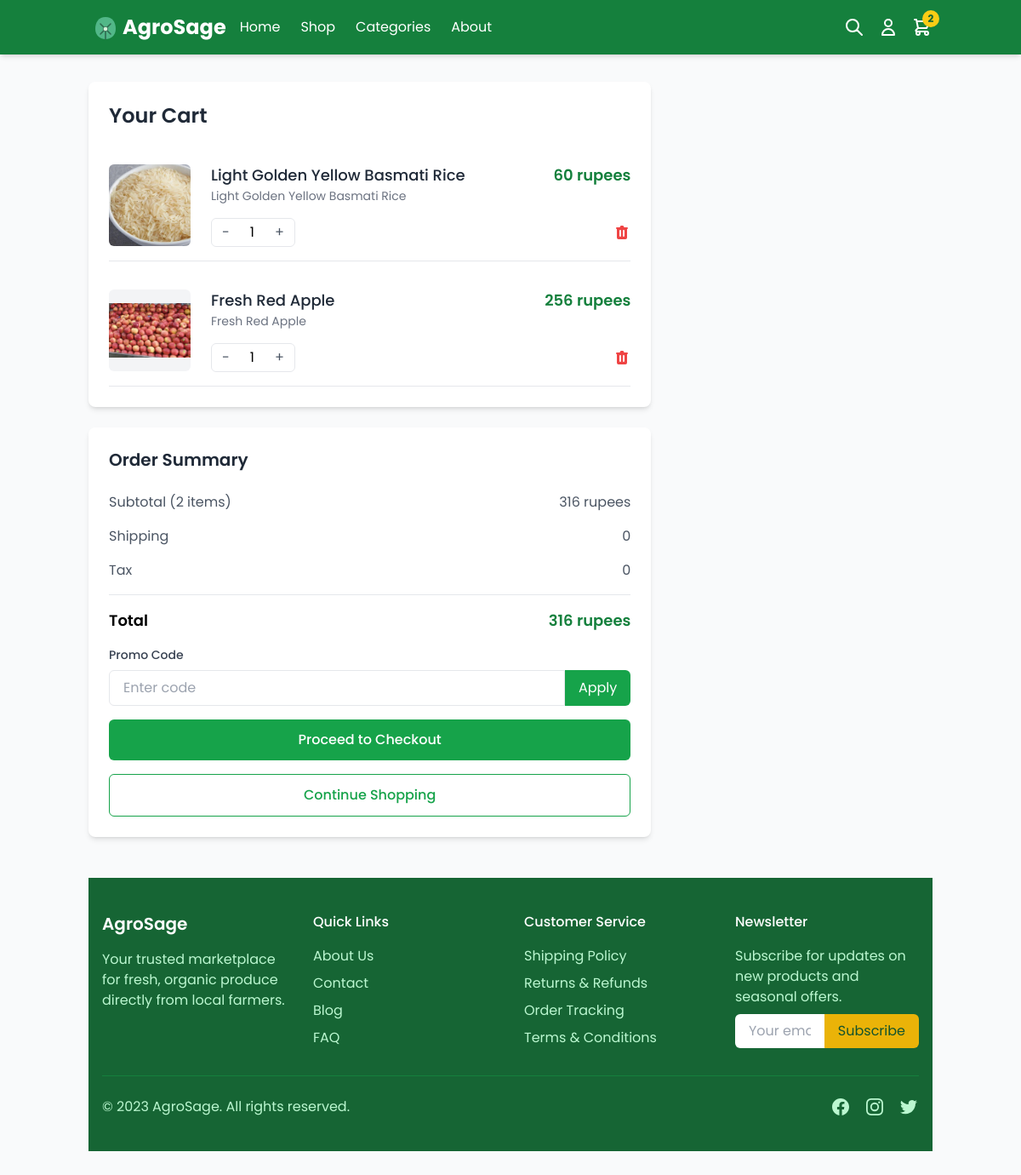
The page /cart/ (signed in) on the database as committed earlier.
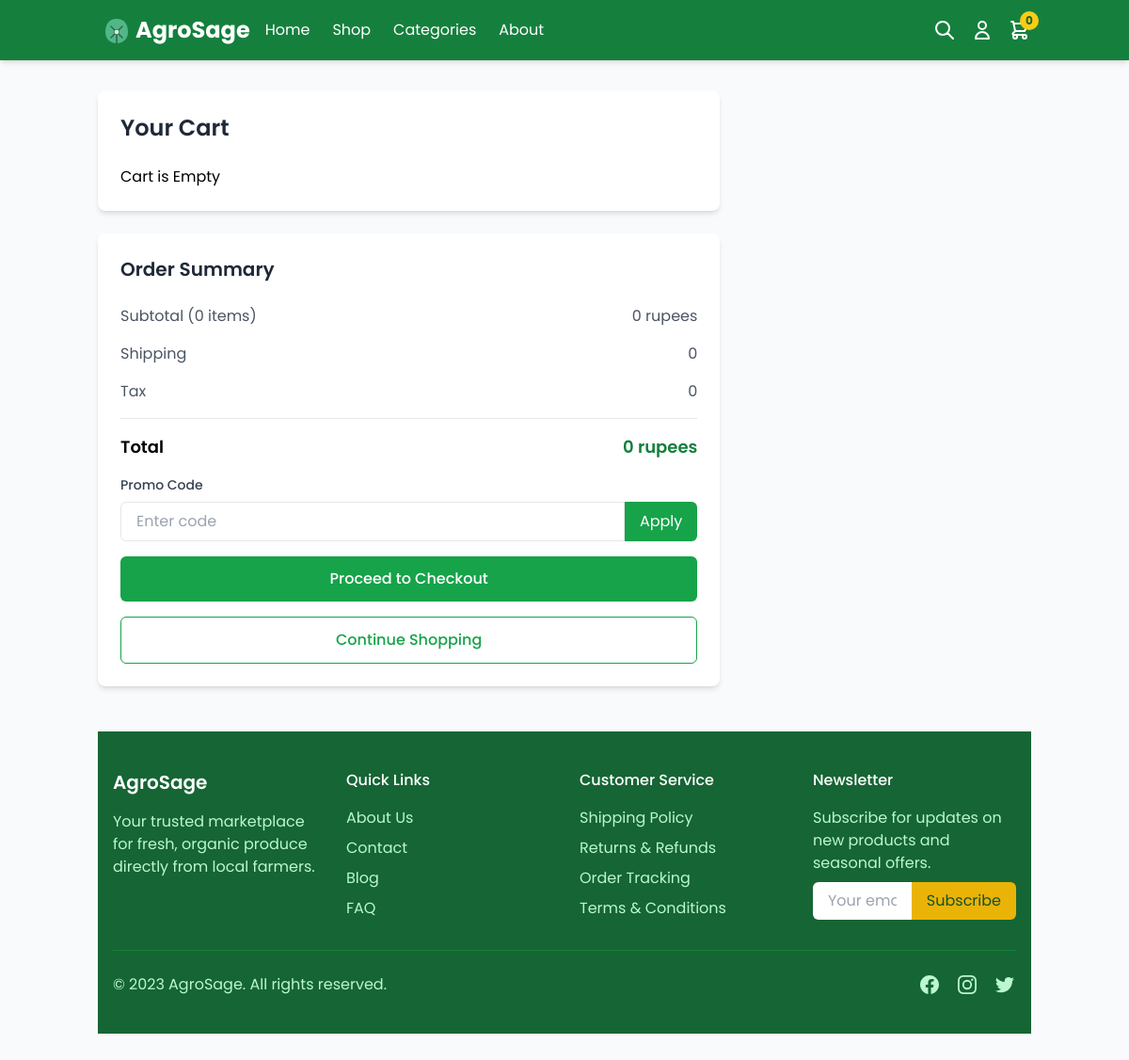
The same page on the database as committed later.
### home/models.py (models this page shows, shortened)
class Cart(models.Model):
    user = models.ForeignKey(User, on_delete=models.CASCADE)
    items = models.OneToOneField(MarketItems, on_delete=models.CASCADE)
    created_at = models.DateTimeField(auto_now_add=True)

class MarketItems(models.Model):
    items_name = models.CharField(max_length=1000)
    items_description = models.TextField(max_length=1000)
    item_price = models.IntegerField()
    item_image = models.ImageField(upload_to='market_items/')
    items_weight = models.IntegerField()

### home/views.py (the view)
# urls.py: path('cart/', views.view_cart, name='view_cart'),
@login_required
def view_cart(request):
    cart_items = Cart.objects.filter(user=request.user)
    total_count = cart_items.count()
    total_price = 0
    for price in cart_items:
        total_price += price.items.item_price
    context = {
        'cart_items': cart_items,
        'total_count' : total_count,
        'total_price' : total_price,
    }
    return render(request, 'marketplace/cart.html', context)

### templates/marketplace/cart.html (shortened to what the changed rows need)
<!DOCTYPE html>
<html lang="en">
<head>
    <script src="https://cdn.tailwindcss.com"></script>
</head>
<body>
    <nav class="bg-green-700 text-white shadow-md">
        <div class="container mx-auto px-4 py-3 flex items-center justify-between">
            <div class="flex items-center space-x-4">
                <div class="relative">
                    <span class="absolute -top-2 -right-2 bg-yellow-400 text-xs text-green-800 font-bold rounded-full h-5 w-5 flex items-center justify-center" id="cart-count">{{total_count}}</span>
                </div>
            </div>
        </div>
    </nav>
    <div class="container mx-auto px-4 py-8">
        <div class="flex flex-col md:flex-row gap-8">
            <div class="md:w-2/3">
                <div class="bg-white rounded-lg shadow-md p-6 mb-6">
                    <h2 class="text-2xl font-semibold text-gray-800 mb-6">Your Cart</h2>
                    <div id="cart-items" class="space-y-4">
                        {% if cart_items %}
                        {% for cart in cart_items %}
                        <div class="flex flex-col sm:flex-row items-center py-4 border-b cart-item-enter">
                            <div class="sm:w-24 h-24 bg-gray-100 rounded-md overflow-hidden flex-shrink-0 mb-4 sm:mb-0">
                                {% if cart.items.item_image %}
                                <img src="{{ cart.items.item_image.url }}" alt="{{ cart.items.items_name }}" class="h-full w-full object-contain" />
                                {% endif %}
                            </div>
                            <div class="sm:ml-6 flex-1 w-full">
                                <div class="flex flex-col sm:flex-row sm:justify-between">
                                    <div>
                                        <h3 class="text-lg font-medium text-gray-800">{{ cart.items.items_name }}</h3>
                                        <p class="text-sm text-gray-500">{{ cart.items.items_description }}</p>
                                    </div>
                                    <div class="mt-2 sm:mt-0">
                                        <p class="text-lg font-semibold text-green-700">{{ cart.items.item_price }} rupees</p>
                                    </div>
                                </div>
                                <div class="flex justify-between items-center mt-4">
                                    <div class="flex items-center border rounded-md">
                                        <button class="quantity-btn px-3 py-1 text-gray-600 transition" onclick="updateQuantity(this, -1)">-</button>
                                        <span class="px-3 py-1 quantity-value">{{ cart.quantity|default:1 }}</span>
                                        <button class="quantity-btn px-3 py-1 text-gray-600 transition" onclick="updateQuantity(this, 1)">+</button>
                                    </div>
                                    <button class="text-red-500 hover:text-red-700 transition" onclick="window.location.href='{% url 'remove_from_cart' cart.id %}'">
                                    </button>
                                </div>
                            </div>
                        </div>
                        {% endfor %}
                        {% else %}
                        <h1>Cart is Empty</h1>
                        {% endif %}
                    </div>
                </div>
            <div class="md:w-full">
                <div class="bg-white rounded-lg shadow-md p-6 sticky top-6">
                    <h2 class="text-xl font-semibold text-gray-800 mb-6">Order Summary</h2>
                    <div class="space-y-4">
                        <div class="flex justify-between text-gray-600">
                            <span>Subtotal ({{total_count}} items)</span>
                            <span id="subtotal">{{total_price}} rupees</span>
                        </div>
                        <div class="border-t pt-4 flex justify-between font-semibold text-lg">
                            <span>Total</span>
                            <span id="total" class="text-green-700">{{total_price}} rupees</span>
                        </div>
                    </div>
                </div>
            </div>
        </div>
    </div>
</body>
</html>

Rows that differ between the two databases and show on the page:
removed Cart: items.item_image (picture), items.items_name "Light Golden Yellow Basmati Rice", items.items_description "Light Golden Yellow Basmati Rice", items.item_price "60", quantity "1"
removed Cart: items.item_image (picture), items.items_name "Fresh Red Apple", items.items_description "Fresh Red Apple", items.item_price "256", quantity "1"
Other text that changed with them:
{{ total_count }}: "2" → "0"
{{ total_price }}: "316" → "0"
text now shown: "Cart is Empty"
